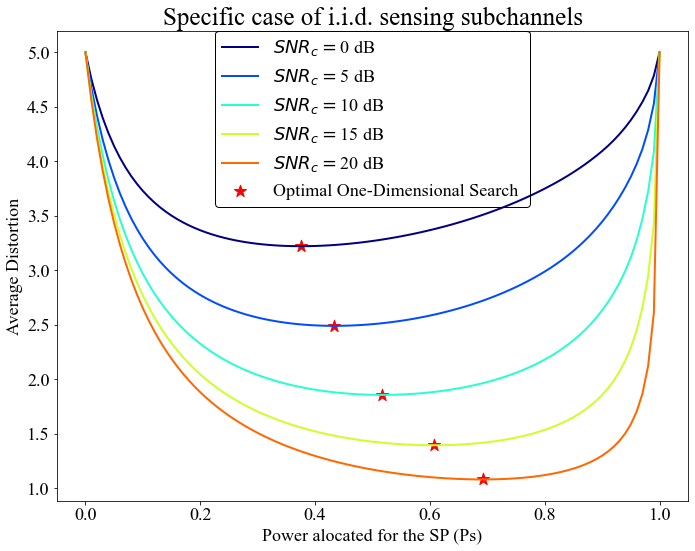

Here is the Python script that generated this plot:
#!/usr/bin/env python3
# -*- coding: utf-8 -*-
"""
Created on Tue Oct 14 13:47:46 2025

@author: Junjie Chen,
"""

import numpy as np
import matplotlib.pyplot as plt
import scipy
import cvxpy as cp

from WaterFilling import water_filling, plot_waterfilling
from ReverseWaterFilling import reverse_waterfill_D
#%%
# 全局设置字体大小
plt.rcParams["font.family"] = "Times New Roman"
# plt.rcParams["font.family"] = "SimSun"
plt.rcParams['font.size'] = 18               # 设置全局字体大小
plt.rcParams['axes.titlesize'] = 18          # 设置坐标轴标题字体大小
plt.rcParams['axes.labelsize'] = 18          # 设置坐标轴标签字体大小
plt.rcParams['xtick.labelsize'] = 18         # 设置 x 轴刻度字体大小
plt.rcParams['ytick.labelsize'] = 18         # 设置 y 轴刻度字体大小
plt.rcParams['axes.unicode_minus'] = False   # 用来显示负号
plt.rcParams["figure.figsize"] = [8, 6]      # 调整生成的图表最大尺寸
# plt.rcParams['figure.dpi'] = 300           # 每英寸点数
plt.rcParams['lines.linestyle'] = '-'
plt.rcParams['lines.linewidth'] = 2          # 线条宽度
plt.rcParams['lines.color'] = 'blue'
plt.rcParams['lines.markersize'] = 6         # 标记大小
# plt.rcParams['figure.facecolor'] = 'lightgrey'   # 设置图形背景色为浅灰色
plt.rcParams['figure.facecolor'] = 'white'         # 设置图形背景色为浅灰色
plt.rcParams['axes.edgecolor'] = 'black'           # 设置坐标轴边框颜色为黑色
plt.rcParams['legend.fontsize'] = 18
np.random.seed(41)

#%%
Ms = 5
Mc = 5
N = 10
T = 100
L = 20

Pt = 1
lamba_s = 1
Sigma_S = np.eye(N) * lamba_s
Lambda_s, U_s = np.linalg.eig(Sigma_S)
Lambda_s = np.abs(Lambda_s)

Hc = np.random.randn(Mc, N) + 1j * np.random.randn(Mc, N)
Sigma_C = Hc.conj().T @ Hc
Lambda_c, U_c = np.linalg.eig(Sigma_C)
Lambda_c = np.abs(Lambda_c)

SNR_s = 20  # dB
SNR_c = np.arange(0, 21, 5)

epslion = 1e-6

Distor_lst = []
ps_optim_lst = []
pc_optim_lst = []
##>>>>>>>>>>>>>>>>>>>>>>>>>>>>>> Algorithm 1 One-Dimensional Search Algorithm, Special Case: I.I.D. Sensing Subchannels
sigma_s2 = Pt * 10.0**(-SNR_s / 10.0)
for snr_c in SNR_c:
    Dists = []
    sigma_c2 = Pt * 10.0**(-snr_c / 10.0)

    D_old = -10
    D_new = 0
    p_min = 0
    p_max = Pt - p_min
    ps_optim = 0
    pc_optim = Pt - ps_optim
    while np.abs(D_new - D_old) > epslion:
        D_tol = []
        pc_lst_in = np.linspace(p_min, p_max, num = L+1, endpoint = 1)
        for l in range(L):
            pc = pc_lst_in[l]
            ps = Pt - pc
            Pc, _ = water_filling(sigma_c2, Lambda_c, pc)                         # Eq.(35)
            IcPc = np.sum(np.log(Lambda_c * Pc / sigma_c2 + 1))                   # Eq.(33a)
            Ps, _ = water_filling(sigma_s2, Lambda_s, ps)                         # Eq.(36)
            Ds = Ms * np.sum(sigma_s2 * Lambda_s / (sigma_s2 + Lambda_s * Ps))    # Eq.(33b)
            lambaR = Ps * Lambda_s**2 / (sigma_s2 + Lambda_s * Ps)                # Eq.(33c)
            Dc, xi, _, _ , _ = reverse_waterfill_D(IcPc, lambaR)                  # Eq.(5)
            Dnow = Ds + Mc * Dc
            D_tol.append(Dnow)
        Dmin = np.min(D_tol)
        D_old = D_new
        D_new = Dmin
        l_star = np.array(D_tol).argmin()
        pc_optim = pc_lst_in[l_star]
        ps_optim = Pt - pc_optim
        if l_star == 0:
            l_mins_1 = 0
            l_plus_1 = 1
        else:
            l_mins_1 = l_star - 1
            l_plus_1 = l_star + 1
        p_min = pc_lst_in[l_mins_1]
        p_max = pc_lst_in[l_plus_1]
    Distor_lst.append(Dmin)
    ps_optim_lst.append(ps_optim)
    pc_optim_lst.append(pc_optim)
Distor_lst = np.array(Distor_lst)/N


##>>>>>>>>>>>>>>>>>>>>>>>>>>>>>> ergodic all Ps and Pc to draw the curve
sigma_s2 = Pt * 10.0**(-SNR_s / 10.0)
K = 100
pc_lst = np.linspace(0, K, num = K+1) * Pt/K   #  np.arange(0, Pt + Pt/K, Pt/K)
Distor_ary = np.zeros((SNR_c.size, pc_lst.size))
for ii, snr_c in enumerate(SNR_c):
    Dists = []
    sigma_c2 = Pt * 10.0**(-snr_c / 10.0)
    for jj, pc in enumerate(pc_lst):
        ps = Pt - pc
        Pc, _ = water_filling(sigma_c2, Lambda_c, pc)                         # Eq.(35)
        IcPc = np.sum(np.log(Lambda_c * Pc / sigma_c2 + 1))                   # Eq.(33a)
        Ps, _ = water_filling(sigma_s2, Lambda_s, ps)                         # Eq.(36)
        Ds = Ms * np.sum(sigma_s2 * Lambda_s / (sigma_s2 + Lambda_s * Ps))    # Eq.(33b)
        lambaR = Ps * Lambda_s**2 / (sigma_s2 + Lambda_s * Ps)                # Eq.(33c)
        Dc, xi, _, _ ,_ = reverse_waterfill_D(IcPc, lambaR)                            # Eq.(5)
        Dnow = Ds + Mc * Dc
        Distor_ary[ii, jj] = Dnow
Distor_ary = Distor_ary/N
##>>>>>>>>>>>>>>>>>>>>>>>>>>>>>>
colors = plt.cm.jet(np.linspace(0, 1, 6))

markers = ['d', 'o', 's', 'v', '^', '+']
fig, axs = plt.subplots(1, 1, figsize=(10, 8))
for jj, snrc in enumerate(SNR_c):
    axs.plot(Pt - pc_lst, Distor_ary[jj,:], ls = '-', lw = 2, color=colors[jj], label = "$SNR_c = $" + f"{snrc} dB")
axs.scatter(ps_optim_lst, Distor_lst, marker = '*', s = 160, color='red', label = "Optimal One-Dimensional Search ")

axs.set_xlabel('Power alocated for the SP (Ps)', )
axs.set_ylabel('Average Distortion', )

axs.set_title("Specific case of i.i.d. sensing subchannels", fontsize = 25)

legend1 = plt.legend(loc='best', borderaxespad=0, edgecolor='black',  )
frame1 = legend1.get_frame()
frame1.set_alpha(1)
frame1.set_facecolor('none')  # 设置图例legend背景透明

out_fig = plt.gcf()
plt.tight_layout()
plt.show()



#%%



#%%
